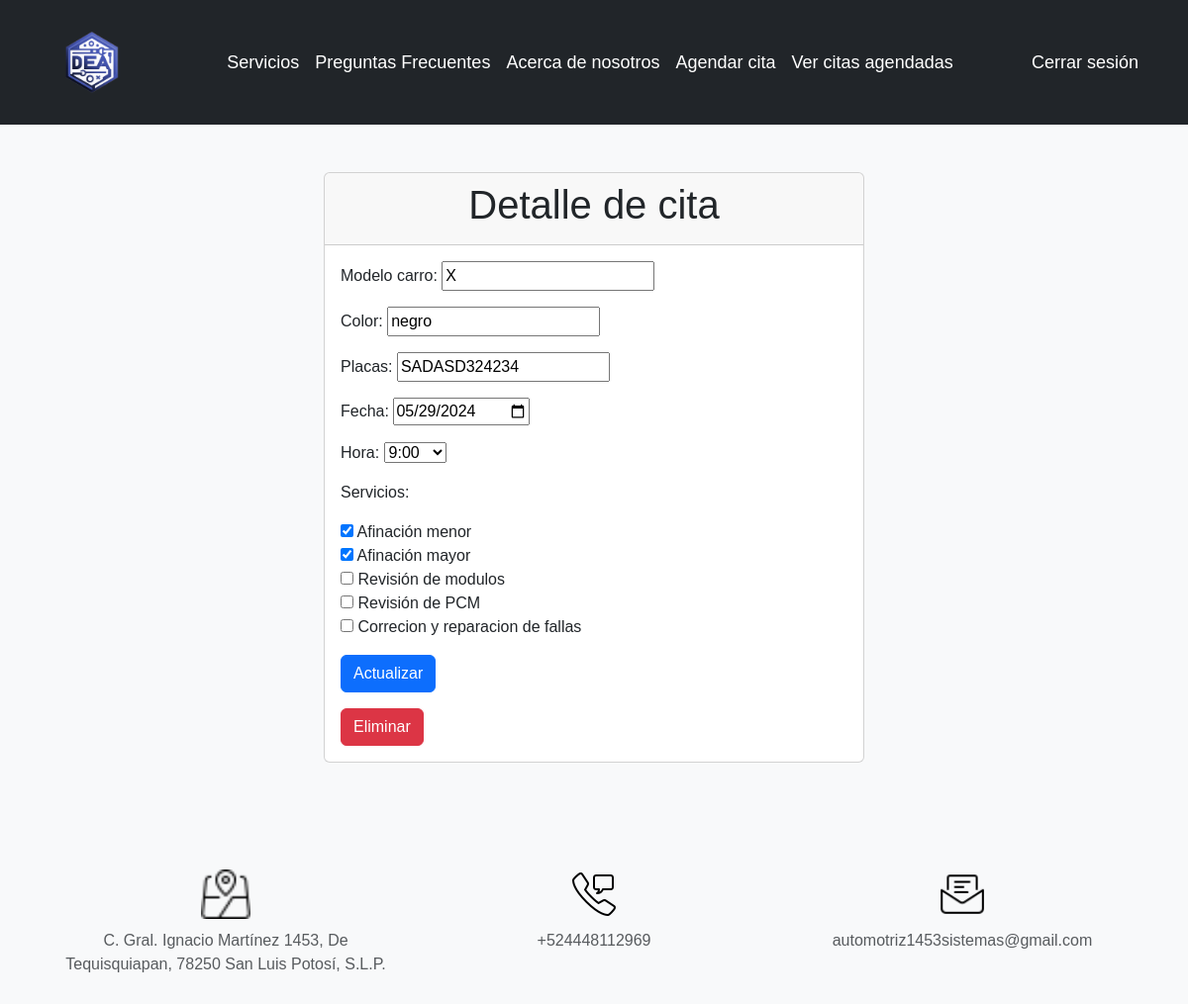
The app's page /detalle_cita_cliente/72 (signed in) with its own data.
### autenticacion/models.py (models this page shows, shortened)
class Cita(models.Model):
    usuario = models.ForeignKey(User, on_delete=models.CASCADE)
    modelo_carro = models.CharField(max_length=100)
    color = models.CharField(max_length=100)
    placas = models.CharField(max_length=20)
    fecha = models.DateField()
    hora = models.TimeField()
    estado = models.CharField(max_length=50, default='pendiente')
    retroalimentacion = models.TextField(null=True, blank=True)
    servicios = models.ManyToManyField(Servicio, through='DetalleCita')

### autenticacion/views.py (the view, shortened to what this page needs)
# urls.py: path('detalle_cita_cliente/<int:cita_id>', v_auth.detalle_cita_cliente, name='detalle_cita_cliente'),
@login_required
def detalle_cita_cliente(request,cita_id):
    cita = get_object_or_404(Cita, id = cita_id, usuario = request.user)
    detalles_cita = cita.detallecita_set.all()
    print(detalles_cita)
    if request.method == 'GET':
        form = CitaForm(instance = cita)
        return render(request,'detalle_cita_cliente.html',{
            'cita': cita,
            'form':form,
            'titulo': "Modificación de cita"
        })

### autenticacion/forms.py (shortened to what this page needs)
class CitaForm(forms.ModelForm):
    class Meta:
        model = Cita
        fields = ['modelo_carro', 'color', 'placas', 'fecha', 'hora', 'servicios']
        widgets = {
            'fecha': CustomDateInput(),
            'hora': forms.Select(choices=[('09:00', '9:00'), ('10:00', '10:00'), ('11:00', '11:00')]),
        }
    servicios = forms.ModelMultipleChoiceField(
        queryset=Servicio.objects.all(),
        widget=forms.CheckboxSelectMultiple
    )

### autenticacion/models.py (called while the page is built)
    def __str__(self):
        return self.nombre

    def __str__(self):
        return f"DetalleCita #{self.id} - Cita #{self.cita.id} - Servicio #{self.servicio.id}"

### main/templates/detalle_cita_cliente.html (shortened to what this page needs)
<!DOCTYPE html>
<html lang="en">
<head>
    {% extends 'layouts/base.html' %}
    {% block content %}
    <div class="container">
        <div class="row">
            <div class="col-md-6 offset-md-3 mt-5">
                <div class="card">
                    <div class="card-header">
                        <h1 class="text-center">Detalle de cita</h1>
                    </div>
                    <div class="card-body">
                        <form method="POST">
                            <div class="form-group">
                                {{ form.as_p }}
                            </div>
                            <button type="submit" class="btn btn-primary">Actualizar</button>
                        </form>
                        <form action="{% url 'eliminar_cita_cliente' cita.id %}" method="POST" class="mt-3">
                            <button type="submit" class="btn btn-danger">Eliminar</button>
                        </form>
                    </div>
                </div>
            </div>
        </div>
    </div>
    {% endblock %}

### main/templates/layouts/base.html (style rules this page uses)
body { font-family: Arial, sans-serif; background-color: #f8f9fa; color: #343a40; }

### records on screen
Cita: modelo_carro "X", color "negro", placas "SADASD324234", fecha "05/29/2024", hora "9:00"
